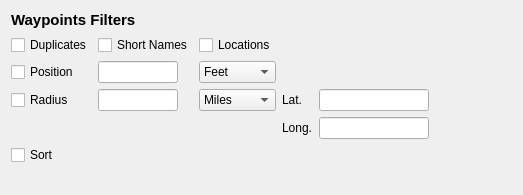
<?xml version="1.0" encoding="UTF-8"?>
<ui version="4.0">
 <class>WayPtsWidget</class>
 <widget class="QWidget" name="WayPtsWidget">
  <property name="geometry">
   <rect>
    <x>0</x>
    <y>0</y>
    <width>523</width>
    <height>195</height>
   </rect>
  </property>
  <property name="windowTitle">
   <string>Form</string>
  </property>
  <layout class="QGridLayout" name="gridLayout_2">
   <item row="0" column="0">
    <layout class="QGridLayout" name="gridLayout">
     <item row="0" column="0" colspan="5">
      <widget class="QLabel" name="label">
       <property name="font">
        <font>
         <pointsize>11</pointsize>
         <weight>75</weight>
         <bold>true</bold>
        </font>
       </property>
       <property name="text">
        <string>Waypoints Filters</string>
       </property>
      </widget>
     </item>
     <item row="1" column="0">
      <widget class="QCheckBox" name="duplicatesCheck">
       <property name="toolTip">
        <string>Remove duplicates</string>
       </property>
       <property name="whatsThis">
        <string>The duplicate filter is designed to remove duplicate points based on their short name (traditionally a waypoint's name on the GPS receiver), and/or their location (to a precision of 6 decimals). This filter supports two options that specify how duplicates will be recognized, shortname and location. Generally, at least one of these options is required. </string>
       </property>
       <property name="text">
        <string>Duplicates</string>
       </property>
      </widget>
     </item>
     <item row="1" column="1">
      <widget class="QCheckBox" name="shortNamesCheck">
       <property name="sizePolicy">
        <sizepolicy hsizetype="Fixed" vsizetype="Fixed">
         <horstretch>0</horstretch>
         <verstretch>0</verstretch>
        </sizepolicy>
       </property>
       <property name="toolTip">
        <string>Suppress duplicate waypoints based on name.</string>
       </property>
       <property name="whatsThis">
        <string>&lt;!DOCTYPE HTML PUBLIC &quot;-//W3C//DTD HTML 4.0//EN&quot; &quot;http://www.w3.org/TR/REC-html40/strict.dtd&quot;&gt;
&lt;html&gt;&lt;head&gt;&lt;meta name=&quot;qrichtext&quot; content=&quot;1&quot; /&gt;&lt;style type=&quot;text/css&quot;&gt;
p, li { white-space: pre-wrap; }
&lt;/style&gt;&lt;/head&gt;&lt;body style=&quot; font-family:'DejaVu Sans'; font-size:9pt; font-weight:400; font-style:normal;&quot;&gt;
&lt;p style=&quot; margin-top:12px; margin-bottom:12px; margin-left:0px; margin-right:0px; -qt-block-indent:0; text-indent:0px;&quot;&gt;Suppress duplicate waypoints based on name. &lt;/p&gt;
&lt;p style=&quot; margin-top:12px; margin-bottom:12px; margin-left:0px; margin-right:0px; -qt-block-indent:0; text-indent:0px;&quot;&gt;This option is the one most often used with the duplicate filter. This option instructs the duplicate filter to remove any waypoints that share a short name with a waypoint that has come before. This option might be used to remove duplicates if you are merging two datasets that were each created in part from a common ancestor dataset. &lt;/p&gt;&lt;/body&gt;&lt;/html&gt;</string>
       </property>
       <property name="text">
        <string>Short Names</string>
       </property>
      </widget>
     </item>
     <item row="1" column="2">
      <widget class="QCheckBox" name="locationsCheck">
       <property name="toolTip">
        <string>Suppress duplicate waypoint based on coords. </string>
       </property>
       <property name="whatsThis">
        <string>&lt;!DOCTYPE HTML PUBLIC &quot;-//W3C//DTD HTML 4.0//EN&quot; &quot;http://www.w3.org/TR/REC-html40/strict.dtd&quot;&gt;
&lt;html&gt;&lt;head&gt;&lt;meta name=&quot;qrichtext&quot; content=&quot;1&quot; /&gt;&lt;style type=&quot;text/css&quot;&gt;
p, li { white-space: pre-wrap; }
&lt;/style&gt;&lt;/head&gt;&lt;body style=&quot; font-family:'DejaVu Sans'; font-size:9pt; font-weight:400; font-style:normal;&quot;&gt;
&lt;p style=&quot; margin-top:12px; margin-bottom:12px; margin-left:0px; margin-right:0px; -qt-block-indent:0; text-indent:0px;&quot;&gt;Suppress duplicate waypoint based on coords. &lt;/p&gt;
&lt;p style=&quot; margin-top:12px; margin-bottom:12px; margin-left:0px; margin-right:0px; -qt-block-indent:0; text-indent:0px;&quot;&gt;This option causes the duplicate filter to remove any additional waypoint that has the same coordinates (to six decimal degrees) as a waypoint that came before. This option may be used to remove duplicate waypoints if the names are not expected to be the same. It also might be used along with the &lt;span style=&quot; font-family:'Courier New,courier';&quot;&gt;shortname&lt;/span&gt; option to remove duplicate waypoints if the names of several unrelated groups of waypoints might be the same. &lt;/p&gt;&lt;/body&gt;&lt;/html&gt;</string>
       </property>
       <property name="text">
        <string>Locations</string>
       </property>
      </widget>
     </item>
     <item row="2" column="0">
      <widget class="QCheckBox" name="positionCheck">
       <property name="toolTip">
        <string>Remove points based on proximity</string>
       </property>
       <property name="whatsThis">
        <string>Maximum positional distance.

This option specifies the minimum allowable distance between two points. If two points are closer than this distance, only one of them is kept. </string>
       </property>
       <property name="text">
        <string>Position</string>
       </property>
      </widget>
     </item>
     <item row="2" column="1">
      <widget class="QLineEdit" name="positionText">
       <property name="maximumSize">
        <size>
         <width>80</width>
         <height>16777215</height>
        </size>
       </property>
       <property name="toolTip">
        <string>Maximum positional distance.</string>
       </property>
      </widget>
     </item>
     <item row="2" column="2">
      <widget class="QComboBox" name="positionUnitCombo">
       <item>
        <property name="text">
         <string>Feet</string>
        </property>
       </item>
       <item>
        <property name="text">
         <string>Meters</string>
        </property>
       </item>
      </widget>
     </item>
     <item row="3" column="0">
      <widget class="QCheckBox" name="radiusCheck">
       <property name="toolTip">
        <string>Include points only within radius</string>
       </property>
       <property name="whatsThis">
        <string>This filter includes or excludes waypoints based on their proximity to a central point. All waypoints more than the specified distance from the specified point will be removed from the dataset.

By default, all remaining points are sorted so that points closer to the center appear earlier in the output file. </string>
       </property>
       <property name="text">
        <string>Radius</string>
       </property>
      </widget>
     </item>
     <item row="3" column="1">
      <widget class="QLineEdit" name="radiusText">
       <property name="maximumSize">
        <size>
         <width>80</width>
         <height>16777215</height>
        </size>
       </property>
       <property name="toolTip">
        <string>Maximum distance from center. </string>
       </property>
      </widget>
     </item>
     <item row="3" column="2">
      <widget class="QComboBox" name="radiusUnitCombo">
       <item>
        <property name="text">
         <string>Miles</string>
        </property>
       </item>
       <item>
        <property name="text">
         <string>km</string>
        </property>
       </item>
      </widget>
     </item>
     <item row="3" column="3">
      <widget class="QLabel" name="latLabel">
       <property name="text">
        <string>Lat.</string>
       </property>
      </widget>
     </item>
     <item row="3" column="4">
      <widget class="QLineEdit" name="latText">
       <property name="minimumSize">
        <size>
         <width>110</width>
         <height>0</height>
        </size>
       </property>
       <property name="toolTip">
        <string>Latitude of the central point in decimal degrees.  South latitudes should be expressed as a negative number.</string>
       </property>
      </widget>
     </item>
     <item row="4" column="3">
      <widget class="QLabel" name="longLabel">
       <property name="text">
        <string>Long.</string>
       </property>
      </widget>
     </item>
     <item row="4" column="4">
      <widget class="QLineEdit" name="longText">
       <property name="minimumSize">
        <size>
         <width>110</width>
         <height>0</height>
        </size>
       </property>
       <property name="toolTip">
        <string>Longitude of the central point in decimal degrees. West longitudes should be expressed as a negative number.</string>
       </property>
      </widget>
     </item>
     <item row="5" column="0">
      <widget class="QCheckBox" name="sortCheck">
       <property name="toolTip">
        <string>This filter sorts waypoints into alphabetical order</string>
       </property>
       <property name="whatsThis">
        <string>This filter sorts waypoints into alphabetical order</string>
       </property>
       <property name="text">
        <string>Sort</string>
       </property>
      </widget>
     </item>
    </layout>
   </item>
   <item row="0" column="1">
    <spacer name="horizontalSpacer">
     <property name="orientation">
      <enum>Qt::Horizontal</enum>
     </property>
     <property name="sizeHint" stdset="0">
      <size>
       <width>80</width>
       <height>20</height>
      </size>
     </property>
    </spacer>
   </item>
   <item row="1" column="0">
    <spacer name="verticalSpacer">
     <property name="orientation">
      <enum>Qt::Vertical</enum>
     </property>
     <property name="sizeHint" stdset="0">
      <size>
       <width>20</width>
       <height>0</height>
      </size>
     </property>
    </spacer>
   </item>
  </layout>
 </widget>
 <resources/>
 <connections/>
</ui>
